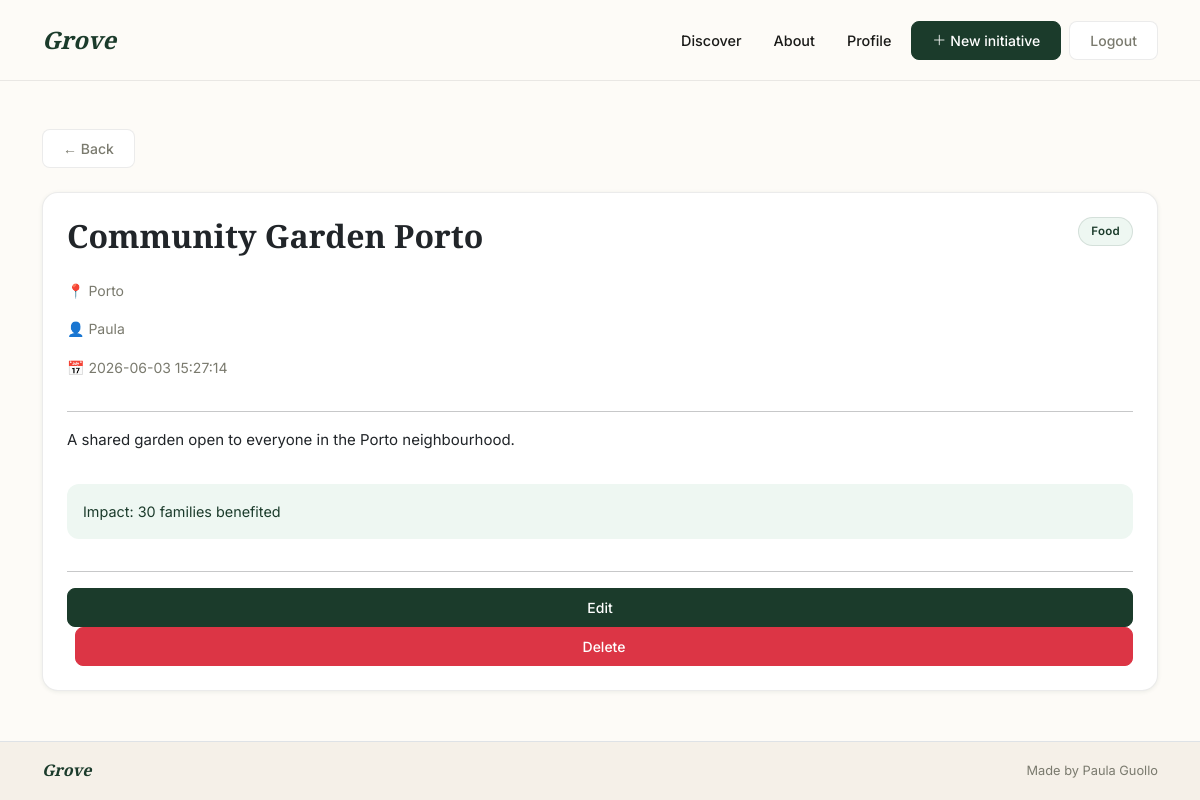
The app's page /initiatives/detail.php?id=1 (signed in) with its own data.
### tables this page shows
CREATE TABLE initiatives (
    id_initiative INT AUTO_INCREMENT PRIMARY KEY,
    title VARCHAR(150) NOT NULL,
    description TEXT,
    location VARCHAR(150),
    impact_description VARCHAR(255),
    created_at DATETIME DEFAULT CURRENT_TIMESTAMP,
    id_user INT NOT NULL,
    id_category INT NOT NULL,
    FOREIGN KEY (id_user) REFERENCES users(id_user),
    FOREIGN KEY (id_category) REFERENCES categories(id_category)
);

CREATE TABLE categories (
    id_category INT AUTO_INCREMENT PRIMARY KEY,
    name VARCHAR(100) NOT NULL
);

CREATE TABLE users (
    id_user INT AUTO_INCREMENT PRIMARY KEY,
    name VARCHAR(100) NOT NULL,
    email VARCHAR(150) NOT NULL UNIQUE,
    password VARCHAR(255) NOT NULL,
    birthdate DATE,
    gender VARCHAR(20)
);

### config/db.php (called while the page is built, shortened)
<?php
class Database
{
    private $servername = "localhost";
    private $username = "root";
    private $password = "";
    private $dbname = "grove";
    private function connect()
    {
        return new PDO("mysql:host=" . $this->servername . ";dbname=" . $this->dbname . ";charset=utf8", $this->username, $this->password);
    }
    public function fetchQuery($sql, $params = [])
    {
        try {
            $pdo = $this->connect();
            $pdo->setAttribute(PDO::ATTR_ERRMODE, PDO::ERRMODE_EXCEPTION);
            $stmt = $pdo->prepare($sql);
            $stmt->execute($params);
            $results = $stmt->fetchAll(PDO::FETCH_CLASS);
            return ['status' => 'success', 'data' => $results];
        } catch (PDOException $e) {
            return ['status' => 'error', 'data' => $e->getMessage()];
        }
    }
}
?>

### initiatives/detail.php (the view, shortened to what this page needs)
<?php
require_once '../config/db.php';
require_once '../includes/header.php';
$db = new Database();
$id = $_GET['id'];
$sql = "SELECT initiatives.*, users.name AS author, categories.name AS category
        FROM initiatives
        JOIN users ON initiatives.id_user = users.id_user
        JOIN categories ON initiatives.id_category = categories.id_category
        WHERE initiatives.id_initiative = :id";
$result = $db->fetchQuery($sql, ['id' => $id]);
$initiative = ($result['status'] === 'success' && !empty($result['data'])) ? $result['data'][0] : null;
$alreadyParticipating = false;
if (isset($_SESSION['id_user'])) {
    $sql = "SELECT * FROM participations
            WHERE id_user = :id_user AND id_initiative = :id_initiative";
    $participationResult = $db->fetchQuery($sql, [
        'id_user' => $_SESSION['id_user'],
        'id_initiative' => $id
    ]);
    $alreadyParticipating = $participationResult['status'] === 'success' && !empty($participationResult['data']);
}
?>
<div class="container mt-5">
    <a href="index.php" class="btn btn-sm btn-outline-secondary mb-4">← Back</a>
    <div class="card p-4">
        <div class="d-flex justify-content-between align-items-start mb-3">
            <h2><?= htmlspecialchars($initiative->title) ?></h2>
            <span class="badge-category"><?= htmlspecialchars($initiative->category) ?></span>
        </div>
        <p class="text-muted">📍 <?= htmlspecialchars($initiative->location) ?></p>
        <p class="text-muted">👤 <?= htmlspecialchars($initiative->author) ?></p>
        <p class="text-muted">📅 <?= $initiative->created_at ?></p>
        <hr>
        <p><?= htmlspecialchars($initiative->description) ?></p>
        <?php if ($initiative->impact_description): ?>
            <div class="alert alert-success mt-3">
                 Impact: <?= htmlspecialchars($initiative->impact_description) ?>
            </div>
        <?php endif; ?>
        <?php if (isset($_SESSION['id_user'])): ?>
            <hr>
            <?php if ($initiative->id_user == $_SESSION['id_user']): ?>
                <a href="edit.php?id=<?= $initiative->id_initiative ?>" class="btn btn-primary">Edit</a>
                <a href="delete.php?id=<?= $initiative->id_initiative ?>" class="btn btn-danger ms-2">Delete</a>
            <?php elseif ($alreadyParticipating): ?>
                <p class="text-success">✅ You are already participating in this initiative.</p>
                <a href="../participations/cancel.php?id_initiative=<?= $initiative->id_initiative ?>" class="btn btn-outline-danger">Cancel participation</a>
            <?php else: ?>
                <a href="../participations/join.php?id_initiative=<?= $initiative->id_initiative ?>" class="btn btn-primary">Join initiative</a>
            <?php endif; ?>
        <?php endif; ?>
    </div>
</div>
<?php require_once '../includes/footer.php'; ?>

### assets/css/style.css (style rules this page uses)
:root { --color-primary: #1B3B2B; --color-primary-mid: #1D9E75; --color-primary-light: #EEF7F2; --color-background: #FDFBF7; --color-surface: #FFFFFF; --color-surface-warm: #F5F0E8; --color-text: #1a1a18; --color-text-muted: #7a7a6e; --color-border: rgba(0,0,0,0.08); --color-shadow: rgba(27,59,43,0.08); --color-badge-bg: #EEF7F2; --color-badge-text: #1B3B2B; --border-radius-card: 16px; --border-radius-badge: 20px; --border-radius-btn: 8px; }
body { background-color: var(--color-background); color: var(--color-text); font-family: 'Inter', sans-serif; font-size: 15px; line-height: 1.6; }
.card { background-color: var(--color-surface); border: 1px solid var(--color-border); border-radius: var(--border-radius-card); box-shadow: 0 1px 4px var(--color-shadow); margin-bottom: 1.25rem; transition: box-shadow 0.2s, transform 0.2s; }
.btn { border-radius: var(--border-radius-btn); font-weight: 500; font-size: 0.875rem; padding: 0.5rem 1.25rem; transition: all 0.15s; }
.btn-primary { background-color: var(--color-primary); border-color: var(--color-primary); color: #fff; }
.btn-outline-secondary { border-color: var(--color-border); color: var(--color-text-muted); background: var(--color-surface); }
.badge-category { background-color: var(--color-badge-bg); color: var(--color-badge-text); padding: 4px 12px; border-radius: var(--border-radius-badge); font-size: 0.72rem; font-weight: 600; letter-spacing: 0.3px; display: inline-block; border: 1px solid rgba(27,59,43,0.12); }
.alert { border-radius: 12px; border: none; font-size: 0.9rem; }
.alert-success { background-color: var(--color-primary-light); color: var(--color-primary); }
.text-muted { color: var(--color-text-muted) !important; font-size: 0.875rem; }
h2, h3, h4 { font-family: 'Playfair Display', Georgia, serif; font-weight: 700; }
main, .container { flex: 1; }

### records on screen
initiatives: title "Community Garden Porto", id_category.name "Food", location "Porto", id_user.name "Paula", created_at "2026-06-03 15:27:14", description "A shared garden open to everyone in the Porto neighbourhood.", impact_description "30 families benefited"
